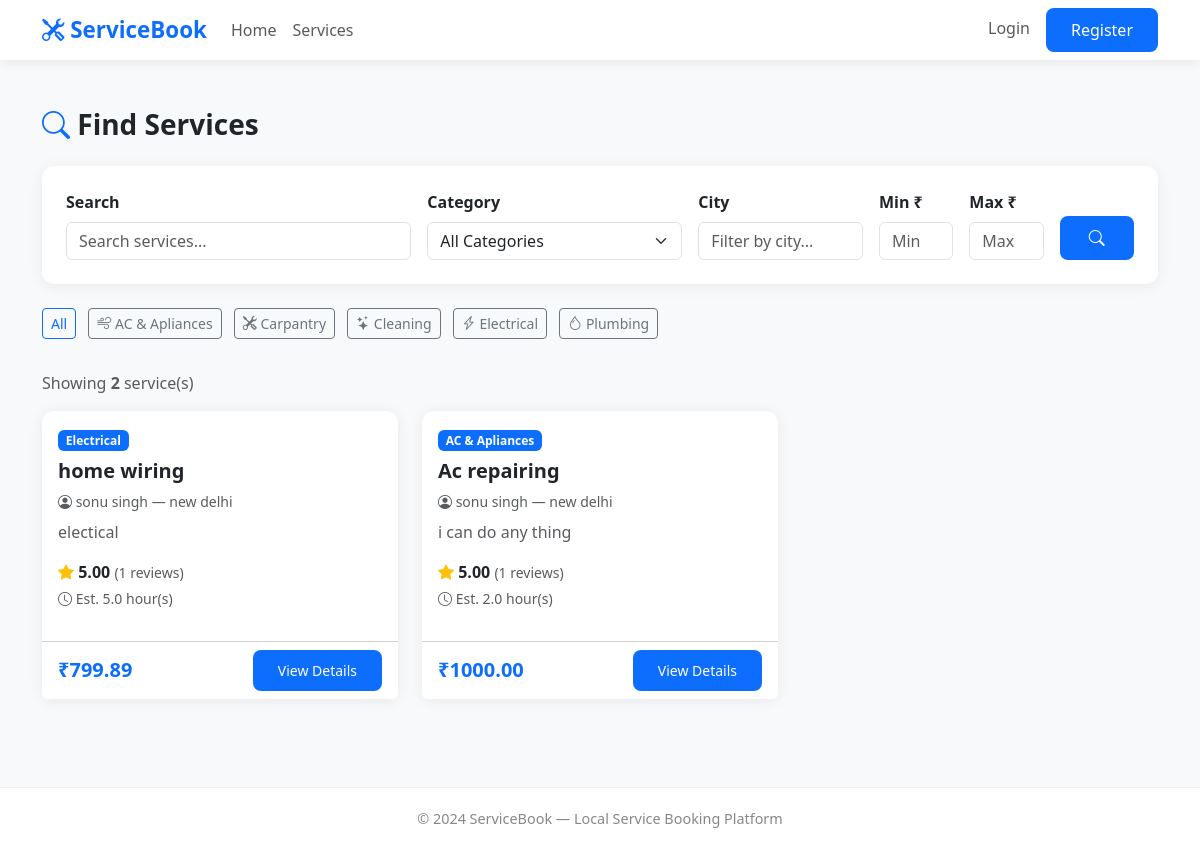
Page /services/ on the committed database.
### services/models.py (models this page shows, shortened)
class ServiceCategory(models.Model):
    name = models.CharField(max_length=100, unique=True)
    description = models.TextField(blank=True)
    icon = models.CharField(max_length=100, blank=True)
    is_active = models.BooleanField(default=True)
    created_at = models.DateTimeField(auto_now_add=True)
    class Meta:
        verbose_name = 'Service Category'
        verbose_name_plural = 'Service Categories'
        ordering = ['name']
    def __str__(self):
        return self.name

class Service(models.Model):
    provider = models.ForeignKey(
        'accounts.ProviderProfile',
        on_delete=models.CASCADE,
        related_name='services'
    )
    category = models.ForeignKey(
        'services.ServiceCategory',
        on_delete=models.SET_NULL,
        null=True,
        related_name='services'
    )
    name = models.CharField(max_length=200)
    description = models.TextField()
    price = models.DecimalField(max_digits=8, decimal_places=2)
    duration_hours = models.DecimalField(
        max_digits=4,
        decimal_places=1,
        default=1.0
    )
    is_available = models.BooleanField(default=True)
    created_at = models.DateTimeField(auto_now_add=True)
    updated_at = models.DateTimeField(auto_now=True)
    class Meta:
        ordering = ['-created_at']

### accounts/models.py (models this page shows, shortened)
class ProviderProfile(models.Model):
    user = models.OneToOneField(
        'accounts.User',
        on_delete=models.CASCADE,
        related_name='provider_profile'
    )
    bio = models.TextField(blank=True)
    address = models.TextField(blank=True)
    city = models.CharField(max_length=100, blank=True)
    experience_years = models.PositiveIntegerField(default=0)
    profile_photo = models.ImageField(
        upload_to='provider_photos/',
        blank=True,
        null=True
    )
    is_verified = models.BooleanField(default=False)
    is_available = models.BooleanField(default=True)
    average_rating = models.DecimalField(
        max_digits=3,
        decimal_places=2,
        default=0.00
    )
    total_reviews = models.PositiveIntegerField(default=0)
    created_at = models.DateTimeField(auto_now_add=True)
    updated_at = models.DateTimeField(auto_now=True)

class User(AbstractUser):
    ROLE_CUSTOMER = 'customer'
    ROLE_PROVIDER = 'provider'
    ROLE_ADMIN = 'admin'
    ROLE_CHOICES = [
        (ROLE_CUSTOMER, 'Customer'),
        (ROLE_PROVIDER, 'Service Provider'),
        (ROLE_ADMIN, 'Administrator'),
    ]
    role = models.CharField(
        max_length=20,
        choices=ROLE_CHOICES,
        default=ROLE_CUSTOMER,
    )
    phone = models.CharField(max_length=15, blank=True)
    email = models.EmailField(unique=True)

### services/views.py (the view)
# urls.py: path('', views.service_list, name='service_list'),
def service_list(request):
    services = Service.objects.filter(
        is_available=True
    ).select_related(
        'provider__user',
        'category'
    )
    form = ServiceSearchForm(request.GET)
    if form.is_valid():
        query = form.cleaned_data.get('query')
        category = form.cleaned_data.get('category')
        city = form.cleaned_data.get('city')
        min_price = form.cleaned_data.get('min_price')
        max_price = form.cleaned_data.get('max_price')
        if query:
            services = services.filter(
                Q(name__icontains=query) |
                Q(description__icontains=query) |
                Q(provider__user__first_name__icontains=query)
            )
        if category:
            services = services.filter(category=category)
        if city:
            services = services.filter(
                provider__city__icontains=city
            )
        if min_price:
            services = services.filter(price__gte=min_price)
        if max_price:
            services = services.filter(price__lte=max_price)
    categories = ServiceCategory.objects.filter(is_active=True)
    context = {
        'services': services,
        'form': form,
        'categories': categories,
        'total_results': services.count(),
    }
    return render(request, 'services/service_list.html', context)

### services/forms.py
class ServiceSearchForm(forms.Form):
    query = forms.CharField(
        required=False,
        widget=forms.TextInput(attrs={
            'class': 'form-control',
            'placeholder': 'Search services...'
        })
    )
    category = forms.ModelChoiceField(
        queryset=ServiceCategory.objects.filter(is_active=True),
        required=False,
        empty_label='All Categories',
        widget=forms.Select(attrs={
            'class': 'form-select'
        })
    )
    city = forms.CharField(
        required=False,
        widget=forms.TextInput(attrs={
            'class': 'form-control',
            'placeholder': 'Filter by city...'
        })
    )
    min_price = forms.DecimalField(
        required=False,
        widget=forms.NumberInput(attrs={
            'class': 'form-control',
            'placeholder': 'Min price'
        })
    )
    max_price = forms.DecimalField(
        required=False,
        widget=forms.NumberInput(attrs={
            'class': 'form-control',
            'placeholder': 'Max price'
        })
    )

### notifications/context_processors.py (called while the page is built)
def notification_count(request):
    if request.user.is_authenticated:
        count = request.user.notifications.filter(
            is_read=False
        ).count()
        return {'unread_notifications': count}
    return {'unread_notifications': 0}

### templates/services/service_list.html (shortened to what this page needs)
{% extends 'base.html' %}
{% block content %}
<div class="container py-5">
    <h3 class="fw-bold mb-4">
        <i class="bi bi-search text-primary"></i> Find Services
    </h3>
    <div class="card p-4 mb-4">
        <form method="GET">
            <div class="row g-3">
                <div class="col-md-4">
                    <label class="form-label fw-semibold">Search</label>
                    {{ form.query }}
                </div>
                <div class="col-md-3">
                    <label class="form-label fw-semibold">Category</label>
                    {{ form.category }}
                </div>
                <div class="col-md-2">
                    <label class="form-label fw-semibold">City</label>
                    {{ form.city }}
                </div>
                <div class="col-md-1">
                    <label class="form-label fw-semibold">Min ₹</label>
                    {{ form.min_price }}
                </div>
                <div class="col-md-1">
                    <label class="form-label fw-semibold">Max ₹</label>
                    {{ form.max_price }}
                </div>
                <div class="col-md-1 d-flex align-items-end">
                    <button type="submit" class="btn btn-primary w-100">
                        <i class="bi bi-search"></i>
                    </button>
                </div>
            </div>
        </form>
    </div>
    <div class="mb-4">
        <a href="{% url 'service_list' %}" class="btn btn-outline-primary btn-sm me-2 mb-2">
            All
        </a>
        {% for cat in categories %}
            <a href="{% url 'category_services' cat.pk %}"
               class="btn btn-outline-secondary btn-sm me-2 mb-2">
                <i class="bi {{ cat.icon }}"></i> {{ cat.name }}
            </a>
        {% endfor %}
    </div>
    <p class="text-muted mb-3">
        Showing <strong>{{ total_results }}</strong> service(s)
    </p>
    {% if services %}
        <div class="row g-4">
            {% for service in services %}
                <div class="col-md-4">
                    <div class="card h-100">
                        <div class="card-body">
                            <span class="badge bg-primary mb-2">
                                {{ service.category.name }}
                            </span>
                            <h5 class="card-title fw-bold">{{ service.name }}</h5>
                            <p class="text-muted small mb-2">
                                <i class="bi bi-person-circle"></i>
                                {{ service.provider.user.get_full_name|default:service.provider.user.username }}
                                {% if service.provider.city %}
                                    — {{ service.provider.city }}
                                {% endif %}
                            </p>
                            <p class="card-text text-muted">
                                {{ service.description|truncatewords:15 }}
                            </p>
                            <p class="mb-1">
                                <i class="bi bi-star-fill text-warning"></i>
                                <strong>{{ service.provider.average_rating }}</strong>
                                <span class="text-muted small">
                                    ({{ service.provider.total_reviews }} reviews)
                                </span>
                            </p>
                            <p class="text-muted small mb-3">
                                <i class="bi bi-clock"></i>
                                Est. {{ service.duration_hours }} hour(s)
                            </p>
                        </div>
                        <div class="card-footer bg-white d-flex justify-content-between align-items-center">
                            <span class="fw-bold text-primary fs-5">
                                ₹{{ service.price }}
                            </span>
                            <a href="{% url 'service_detail' service.pk %}"
                               class="btn btn-primary btn-sm">
                                View Details
                            </a>
                        </div>
                    </div>
                </div>
            {% endfor %}
        </div>
    {% endif %}
</div>
{% endblock %}

### templates/base.html (style rules this page uses)
body { background-color: #f8f9fa; font-family: 'Segoe UI', sans-serif; }
.btn-primary { background-color: #0d6efd; border: none; padding: 10px 25px; border-radius: 8px; }
.card { border: none; border-radius: 12px; box-shadow: 0 2px 15px rgba(0, 0, 0, 0.07); }

### rows in the picture
ServiceCategory: name "AC & Apliances"
ServiceCategory: name "Carpantry"
ServiceCategory: name "Cleaning"
ServiceCategory: name "Electrical"
ServiceCategory: name "Plumbing"
Service: category.name "Electrical", name "home wiring", provider.user.get_full_name "sonu singh", provider.city "new delhi", description "electical", provider.average_rating "5.00", provider.total_reviews "1", duration_hours "5.0", price "799.89"
Service: category.name "AC & Apliances", name "Ac repairing", provider.user.get_full_name "sonu singh", provider.city "new delhi", description "i can do any thing", provider.average_rating "5.00", provider.total_reviews "1", duration_hours "2.0", price "1000.00"

### other values in the picture
{{ total_results }} "2"
